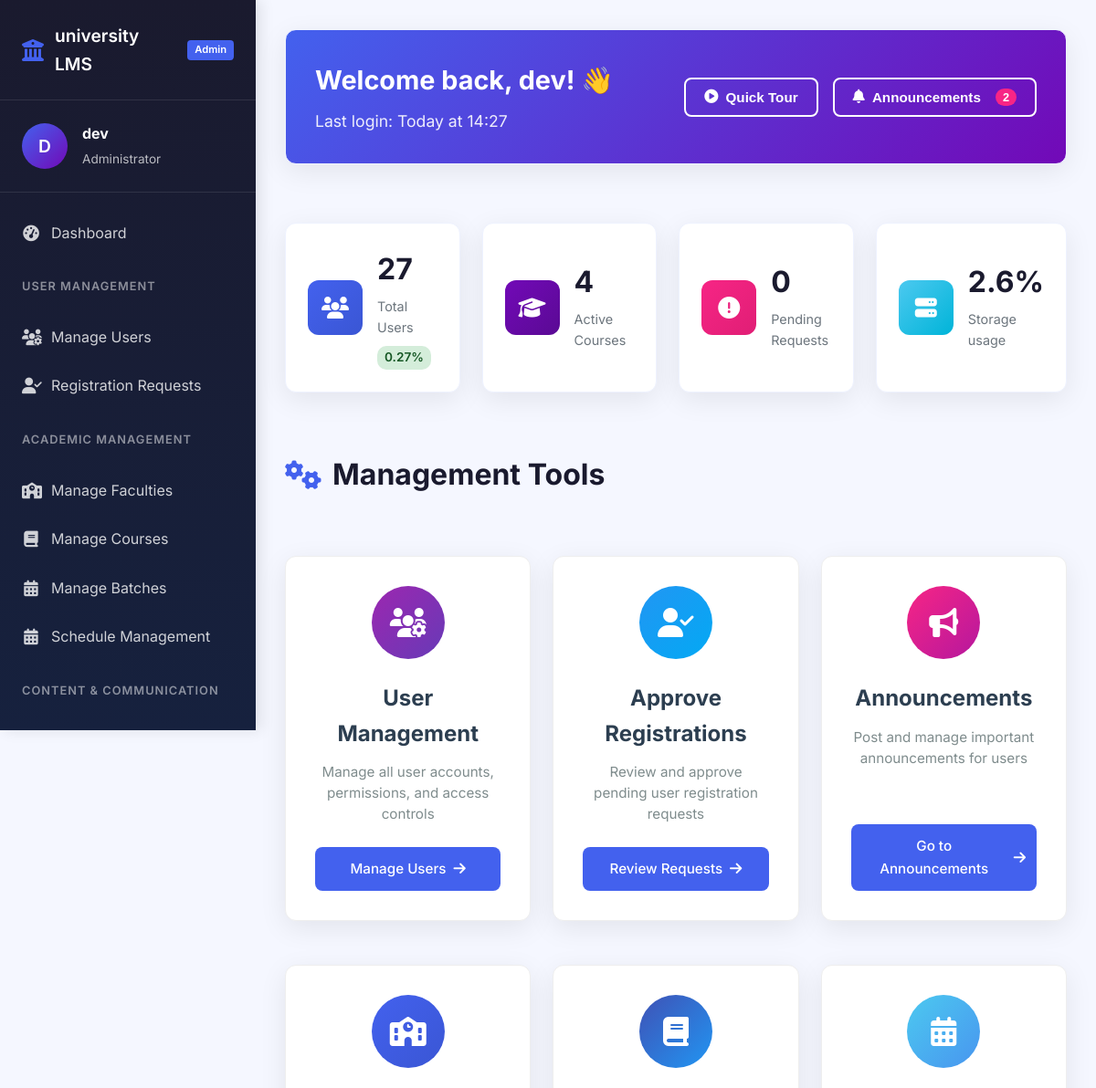
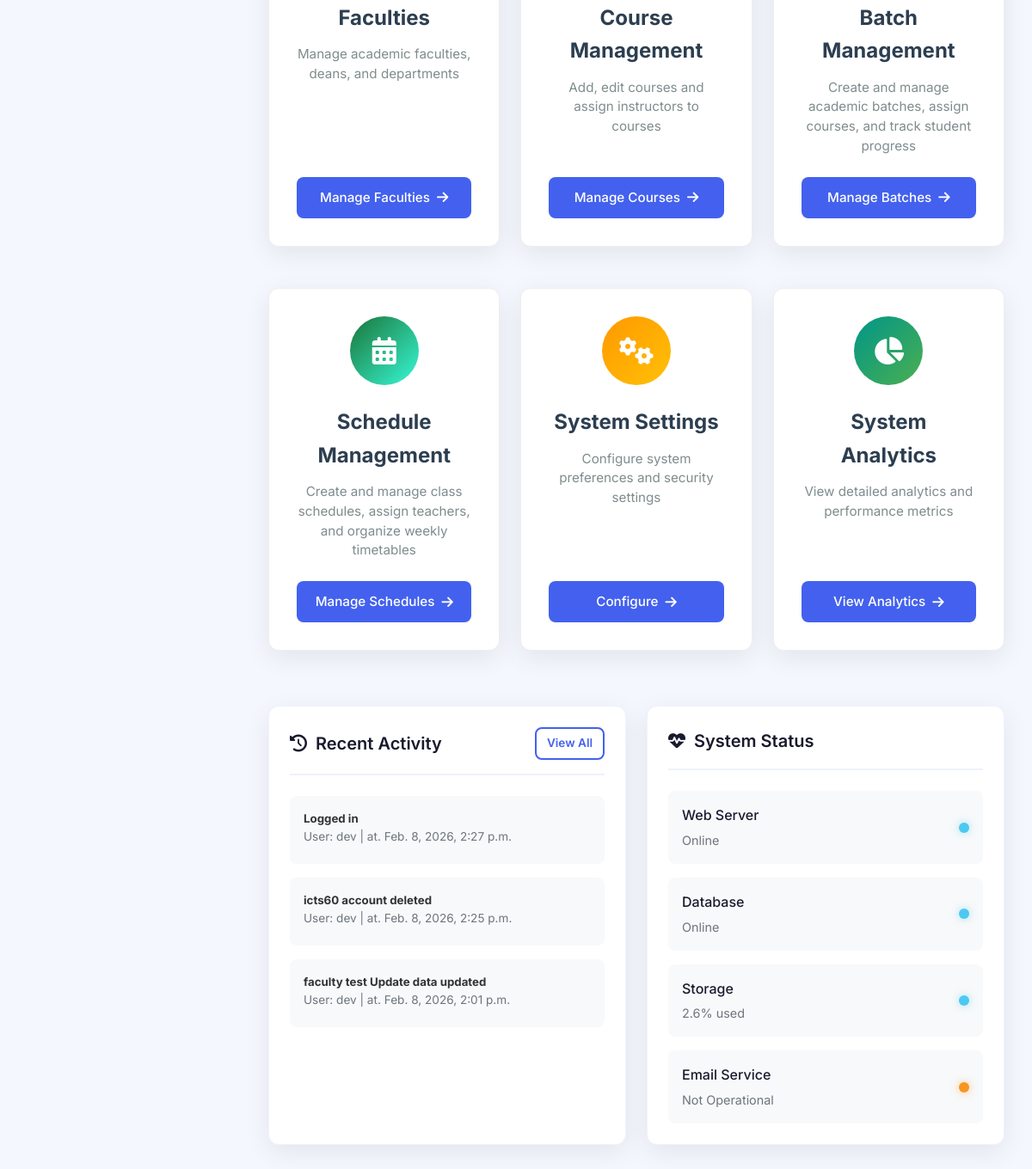
Before: /dashboard/admin/ (signed in) with the older database file (2 pictures, top to bottom).
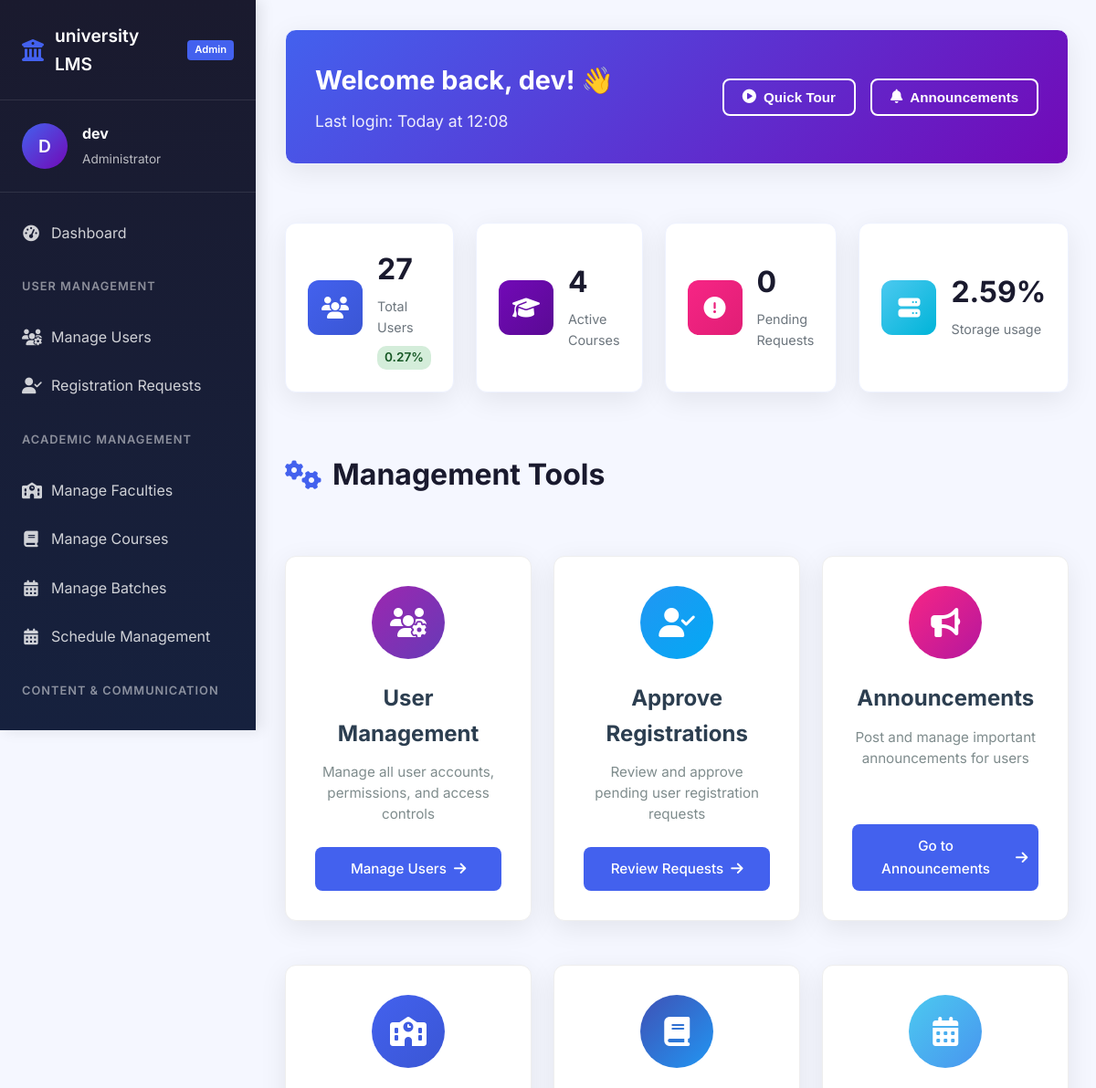
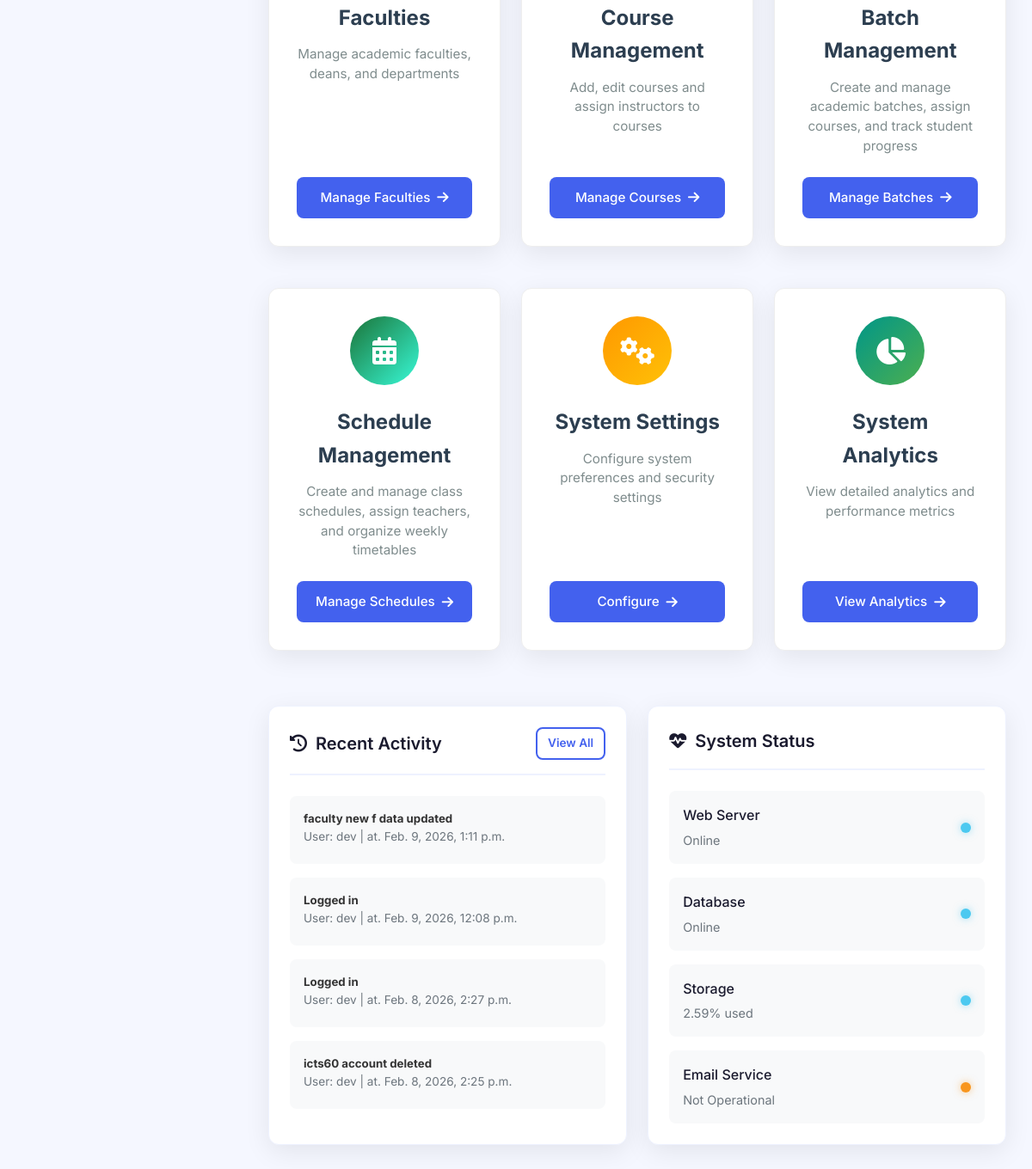
After: the same page with the newer database file (2 pictures, top to bottom).
### Users/models.py (models this page shows)
class User(AbstractUser):
    class Roles(models.TextChoices):
        STUDENT = "student"
        STAFF = "staff"
        ADMIN = "admin"
    role = models.CharField(max_length=20, choices=Roles.choices, default='student')
    last_activity = models.DateTimeField(blank=True, null=True)
    objects = UserManager()
    def __str__(self):
        return super().__str__()

### dashboard/models.py (models this page shows, shortened)
class RecentActivity(models.Model):
    actor = models.ForeignKey(User, on_delete=models.SET_NULL,null=True)
    action = models.CharField(max_length=100)
    at = models.DateTimeField(auto_now_add=True,db_index=True)
    target_content_info = models.JSONField(null=True,blank=True)
    class Meta:
        ordering = ['-at']

### dashboard/views.py (the view)
# urls.py: path('admin/',views.admin,name='admin'),
@login_required(login_url='Users:login')
def admin(request):
    contex=get_name_avatar(request)
    if request.user.is_staff == 0:
        return redirect('dashboard:route')
    contex['request_count'] = services.get_request_count()
    contex['user_presentage'] = f"{round((services.user_count() / services.max_user_count()) *100,2) }%"
    contex['user_count'] = services.user_count()
    contex['course_count'] = university_services.get_course_count()
    contex['storage_useage'] = metrics.get_disk_usage()
    announcements=get_announcements(request.user)
    if 'annoucements_read' in announcements:
        contex['annoucements_read'] = announcements['annoucements_read']
    if 'annoucements_unread' in announcements:
        contex['annoucements_unread'] = announcements['annoucements_unread']
        contex['new_annoucement_count'] = len(announcements['annoucements_unread'])
    contex['recent_activities'] = RecentActivity.objects.all()[:4]
    return render(request,"dashboard/admin/admin.html",contex)

### Users/services.py (called while the page is built)
def get_request_count()->int:
    students = StudentRegistretionRequest.objects.count()
    staff = StaffRegistretionRequest.objects.count()
    return staff+students

def max_user_count()->int:
    return getattr(settings,'MAX_USER_COUNT')

def user_count(faculty_id:int=None,department_id:int=None,admins:bool=True)->int:
    if faculty_id:
        count = Student.objects.filter(faculty_name=faculty_id).count()
        count += Staff.objects.filter(faculty_name=faculty_id).count()
        return count
    if department_id:
        count = Student.objects.filter(department_name=department_id).count()
        count += Staff.objects.filter(department_name=department_id).count()
    if not admins:
        return User.objects.exclude(role='admin').count()
    return User.objects.count()

### config/config.py (called while the page is built)
def get_setting(key: str):
    if not _settings_cache:
        load_settings()
    if key in _settings_cache:
        return _settings_cache[key]
    if key in SETTINGS_SCHEMA:
        load_schema()
        return _settings_cache[key]
    raise KeyError(f"System setting '{key}' does not exist")

### university/services.py (called while the page is built)
def get_course_count()->int:
    return models.Course.objects.count()

### dashboard/templates/dashboard/admin/admin.html (shortened to what the changed rows need)
{% extends 'main.html' %}
{% block navigation %}
    {% include 'admin_navigation.html' %}
{% endblock %}
{% block body %}
<div class="dashboard">
    <div class="welcome-banner card">
        <div class="banner-content">
            <h1 class="banner-title">Welcome back, {{ request.user.username }}! 👋</h1>
            <p class="banner-text">Last login: Today at {{ request.user.last_login|time:"H:i"|default:"N/A" }}</p>
        </div>
        <div class="banner-actions">
            <button class="btn btn-outline" onclick="showNotifications()">
                <i class="fas fa-bell"></i> Announcements
                {% if new_annoucement_count %}
                    <span class="notification-badge">{{new_annoucement_count}}</span>
                {%endif%}
            </button>
        </div>
    </div>
    <div class="quick-stats grid grid-4">
        <div class="stat-card card">
            <div class="stat-content">
                <h3 class="stat-value" id="systemLoad">{{ storage_useage }}%</h3>
                <p class="stat-label">Storage usage</p>
            </div>
        </div>
    </div>
    <h2 class="page-title">
        <i class="fas fa-cogs"></i> Management Tools
    </h2>
    <div class="row grid grid-2">
        <div class="card">
            <div class="activity-list">
                {% for activity in recent_activities %}
                <div class="activity-item">
                    <div class="activity-content">
                        <h5>{{ activity.action }}</h5>
                        <p>User: {{ activity.actor }} | at. {{ activity.at }}</p>
                    </div>
                </div>
                {% endfor %}
            </div>
        </div>
        <div class="card">
            <div class="status-list">
                <div class="status-item">
                    <div class="status-info">
                        <span class="status-name">Storage</span>
                        <span class="status-value">{{ storage_useage }}% used</span>
                    </div>
                </div>
            </div>
        </div>
    </div>
</div>
{% endblock %}

### templates/admin_navigation.html (shortened to what this page needs)
<aside class="sidebar">
    <div class="sidebar-header">
        <div class="logo">
            <i class="fas fa-university"></i>
            <span class="logo-text" id="systemName">{{ settings.SYSTEM_NAME|default:"University VLE" }}</span>
            <span class="logo-badge">Admin</span>
        </div>
    </div>
    <div class="user-profile">
        <div class="user-avatar">
            {{ request.user.username|first|upper }}
        </div>
        <div class="user-info">
            <h4>{{ request.user.username }}</h4>
            <p>Administrator</p>
        </div>
    </div>
    <nav class="sidebar-nav">
        <ul class="nav-menu">
            <li class="nav-item active">
                <a href="{% url 'dashboard:admin' %}" class="nav-link">
                    <i class="fas fa-tachometer-alt"></i>
                    <span>Dashboard</span>
                </a>
            </li>
            <li class="nav-section">User Management</li>
            <li class="nav-item">
                <a href="{% url 'dashboard:manage_users' %}" class="nav-link">
                    <i class="fas fa-users-cog"></i>
                    <span>Manage Users</span>
                </a>
            </li>
            <li class="nav-item">
                <a href="{% url 'dashboard:manage_requests' %}" class="nav-link">
                    <i class="fas fa-user-check"></i>
                    <span>Registration Requests</span>
                </a>
            </li>
            <li class="nav-section">Academic Management</li>
            <li class="nav-item">
                <a href="{% url 'dashboard:manage_faculties' %}" class="nav-link">
                    <i class="fas fa-school"></i>
                    <span>Manage Faculties</span>
                </a>
            </li>
            <li class="nav-item">
                <a href="{% url 'dashboard:manage_courses' %}" class="nav-link">
                    <i class="fas fa-book"></i>
                    <span>Manage Courses</span>
                </a>
            </li>
            <li class="nav-item">
                <a href="{% url 'dashboard:manage_batches' %}" class="nav-link">
                    <i class="fas fa-calendar-alt"></i>
                    <span>Manage Batches</span>
                </a>
            </li>
            <li class="nav-item">
                <a href="{% url 'dashboard:manage_shedules' %}" class="nav-link">
                    <i class="fas fa-calendar-alt"></i>
                    <span>Schedule Management</span>
                </a>
            </li>
            <li class="nav-section">Content & Communication</li>
            <li class="nav-item">
                <a href="{% url 'dashboard:post_annousment' %}" class="nav-link">
                </a>
            </li>
        </ul>
    </nav>
</aside>

Changed rows visible on the page:
no longer on this page (row unchanged): RecentActivity: action "faculty test Update data updated", actor "dev", at "Feb. 8, 2026, 2:01 p.m."
changed User "dev": user.last_login "14:27" → "12:08"
added RecentActivity: action "faculty new f data updated", actor "dev", at "Feb. 9, 2026, 1:11 p.m."
added RecentActivity: action "Logged in", actor "dev", at "Feb. 9, 2026, 12:08 p.m."
Other visible differences:
{{ storage_useage }}: "2.6" → "2.59"
{{ new_annoucement_count }}: "2" → (not shown)
